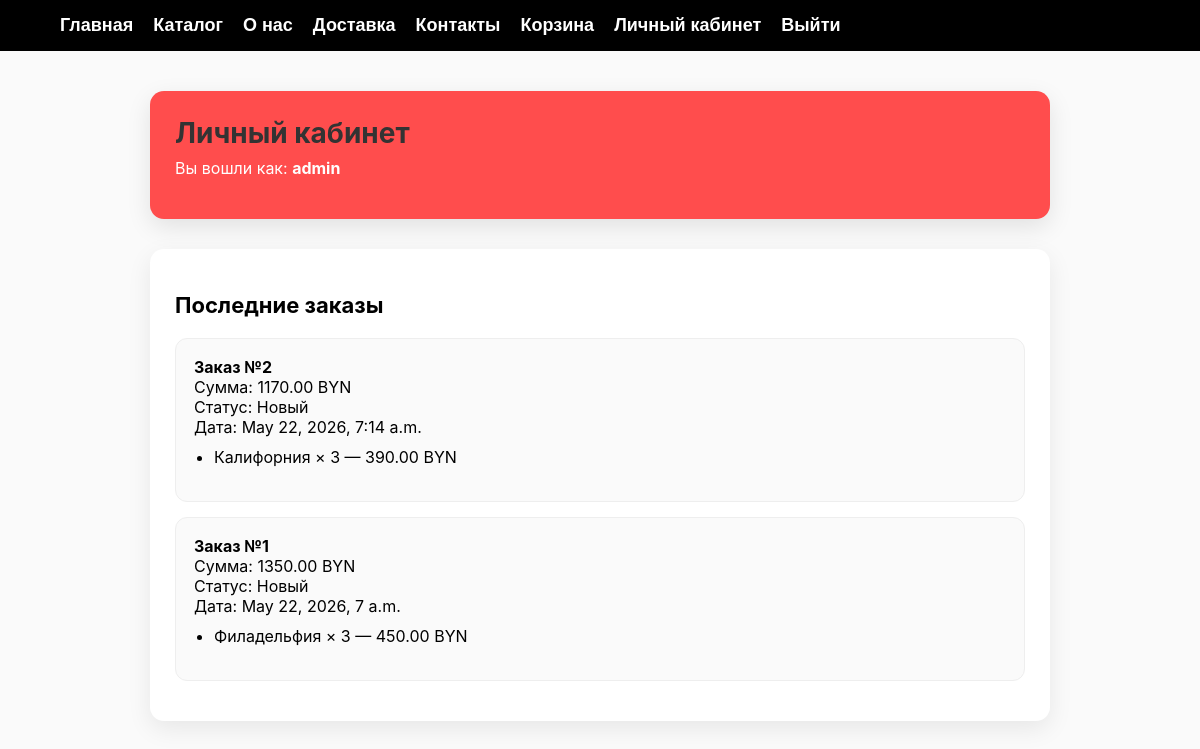
/profile/ (signed in), run on the app's committed database.
### shop/models.py (models this page shows, shortened)
class Order(models.Model):
    user = models.ForeignKey(User, on_delete=models.CASCADE)
    total_price = models.DecimalField(max_digits=10, decimal_places=2)
    created_at = models.DateTimeField(auto_now_add=True)
    status = models.CharField(max_length=50, default='Новый')

class OrderItem(models.Model):
    order = models.ForeignKey(Order, on_delete=models.CASCADE, related_name='items')
    product = models.ForeignKey(Product, on_delete=models.CASCADE)
    quantity = models.IntegerField()
    price = models.DecimalField(max_digits=8, decimal_places=2)

class Product(models.Model):
    category = models.ForeignKey(Category, on_delete=models.CASCADE, related_name='products')
    name = models.CharField(max_length=150)
    slug = models.SlugField(unique=True)
    description = models.TextField()
    price = models.DecimalField(max_digits=8, decimal_places=2)
    weight = models.IntegerField()
    image = models.ImageField(upload_to='products/')

### shop/views.py (the view)
# urls.py: path('profile/', views.profile, name='profile'),
@login_required
def profile(request):
    orders = Order.objects.filter(user=request.user).order_by('-created_at')[:10]
    return render(request, 'profile.html', {'orders': orders})

### shop/templates/profile.html (shortened to what this page needs)
{% extends 'base.html' %}
{% block content %}
<div class="profile-wrapper">
    <div class="profile-header">
        <h1>Личный кабинет</h1>
        <p style="margin-top: 8px; font-size: 16px;">Вы вошли как: <strong>{{ request.user.username }}</strong></p>
    </div>
    <div class="orders-block">
        <h2>Последние заказы</h2>
        {% if orders %}
            {% for order in orders %}
                <div class="order-card">
                    <strong>Заказ №{{ order.id }}</strong><br>
                    Сумма: {{ order.total_price }} BYN<br>
                    Статус: {{ order.status }}<br>
                    Дата: {{ order.created_at }}
                    <ul class="order-items">
                        {% for item in order.items.all %}
                            <li>{{ item.product.name }} × {{ item.quantity }} — {{ item.price }} BYN</li>
                        {% endfor %}
                    </ul>
                </div>
            {% endfor %}
        {% else %}
            <p>У вас пока нет заказов.</p>
        {% endif %}
    </div>
</div>
{% endblock %}

### shop/templates/base.html (style rules this page uses)
body { margin: 0; font-family: Arial, sans-serif; background: #fafafa; }
h1 { color: #333; }

### shop/templates/profile.html (style rules this page uses)
.profile-wrapper { max-width: 900px; margin: 40px auto; font-family: "Inter", sans-serif; }
.profile-header { background: #ff4d4d; padding: 25px; border-radius: 14px; color: white; margin-bottom: 30px; box-shadow: 0 8px 25px rgba(0,0,0,0.1); }
.profile-header h1 { margin: 0; font-size: 28px; font-weight: 700; }
.orders-block { background: white; padding: 25px; border-radius: 14px; box-shadow: 0 8px 25px rgba(0,0,0,0.08); }
.orders-block h2 { margin-bottom: 20px; font-size: 22px; font-weight: 700; }
.order-card { padding: 18px; border-radius: 12px; background: #fafafa; margin-bottom: 15px; border: 1px solid #eee; }
.order-card strong { font-size: 16px; }
.order-items { margin-top: 10px; padding-left: 20px; }
.order-items li { margin-bottom: 5px; }

### data on the page
Order: id "2", total_price "1170.00", status "Новый", created_at "May 22, 2026, 7:14 a.m."
OrderItem: product.name "Калифорния", quantity "3", price "390.00"
Order: id "1", total_price "1350.00", status "Новый", created_at "May 22, 2026, 7 a.m."
OrderItem: product.name "Филадельфия", quantity "3", price "450.00"

### other printed values
{{ request.user.username }} "admin"
